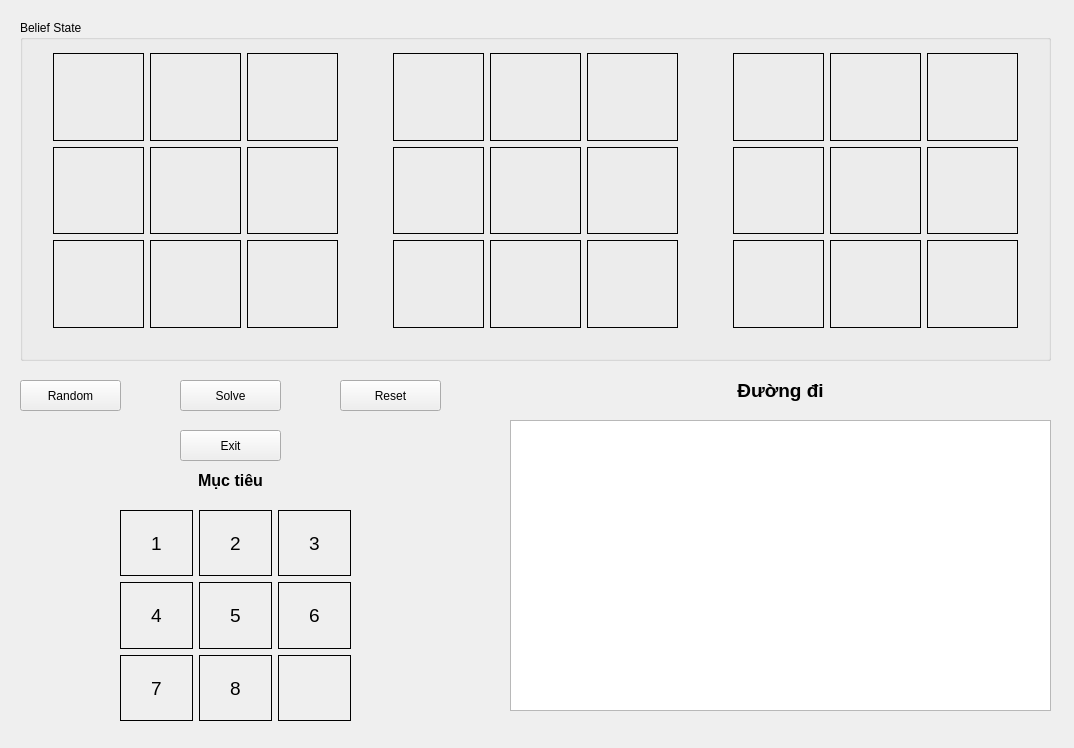
<?xml version="1.0" encoding="UTF-8"?>
<ui version="4.0">
 <class>Sensorless</class>
 <widget class="QWidget" name="Sensorless">
  <property name="geometry">
   <rect>
    <x>0</x>
    <y>0</y>
    <width>1074</width>
    <height>748</height>
   </rect>
  </property>
  <property name="windowTitle">
   <string>Form</string>
  </property>
  <widget class="QGroupBox" name="beliefState">
   <property name="geometry">
    <rect>
     <x>20</x>
     <y>20</y>
     <width>1031</width>
     <height>341</height>
    </rect>
   </property>
   <property name="title">
    <string>Belief State</string>
   </property>
   <widget class="QWidget" name="gridLayoutWidget">
    <property name="geometry">
     <rect>
      <x>30</x>
      <y>30</y>
      <width>291</width>
      <height>281</height>
     </rect>
    </property>
    <property name="layoutDirection">
     <enum>Qt::LeftToRight</enum>
    </property>
    <property name="autoFillBackground">
     <bool>false</bool>
    </property>
    <layout class="QGridLayout" name="gridLayout" rowstretch="0,0,0,0" columnstretch="0,0,0,0">
     <property name="sizeConstraint">
      <enum>QLayout::SetDefaultConstraint</enum>
     </property>
     <property name="leftMargin">
      <number>3</number>
     </property>
     <property name="topMargin">
      <number>3</number>
     </property>
     <property name="rightMargin">
      <number>3</number>
     </property>
     <property name="bottomMargin">
      <number>3</number>
     </property>
     <item row="2" column="3">
      <widget class="QLabel" name="label_1_1_2">
       <property name="font">
        <font>
         <pointsize>20</pointsize>
        </font>
       </property>
       <property name="layoutDirection">
        <enum>Qt::LeftToRight</enum>
       </property>
       <property name="autoFillBackground">
        <bool>false</bool>
       </property>
       <property name="frameShape">
        <enum>QFrame::Box</enum>
       </property>
       <property name="text">
        <string/>
       </property>
       <property name="alignment">
        <set>Qt::AlignCenter</set>
       </property>
      </widget>
     </item>
     <item row="0" column="1">
      <widget class="QLabel" name="label_1_0_1">
       <property name="font">
        <font>
         <pointsize>20</pointsize>
        </font>
       </property>
       <property name="layoutDirection">
        <enum>Qt::LeftToRight</enum>
       </property>
       <property name="autoFillBackground">
        <bool>false</bool>
       </property>
       <property name="frameShape">
        <enum>QFrame::Box</enum>
       </property>
       <property name="text">
        <string/>
       </property>
       <property name="alignment">
        <set>Qt::AlignCenter</set>
       </property>
      </widget>
     </item>
     <item row="0" column="0">
      <widget class="QLabel" name="label_1_0_0">
       <property name="font">
        <font>
         <pointsize>20</pointsize>
        </font>
       </property>
       <property name="layoutDirection">
        <enum>Qt::LeftToRight</enum>
       </property>
       <property name="autoFillBackground">
        <bool>false</bool>
       </property>
       <property name="frameShape">
        <enum>QFrame::Box</enum>
       </property>
       <property name="text">
        <string/>
       </property>
       <property name="textFormat">
        <enum>Qt::AutoText</enum>
       </property>
       <property name="scaledContents">
        <bool>false</bool>
       </property>
       <property name="alignment">
        <set>Qt::AlignCenter</set>
       </property>
       <property name="margin">
        <number>0</number>
       </property>
       <property name="indent">
        <number>-1</number>
       </property>
      </widget>
     </item>
     <item row="0" column="3">
      <widget class="QLabel" name="label_1_0_2">
       <property name="font">
        <font>
         <pointsize>20</pointsize>
        </font>
       </property>
       <property name="layoutDirection">
        <enum>Qt::LeftToRight</enum>
       </property>
       <property name="autoFillBackground">
        <bool>false</bool>
       </property>
       <property name="frameShape">
        <enum>QFrame::Box</enum>
       </property>
       <property name="text">
        <string/>
       </property>
       <property name="alignment">
        <set>Qt::AlignCenter</set>
       </property>
      </widget>
     </item>
     <item row="2" column="0">
      <widget class="QLabel" name="label_1_1_0">
       <property name="font">
        <font>
         <pointsize>20</pointsize>
        </font>
       </property>
       <property name="layoutDirection">
        <enum>Qt::LeftToRight</enum>
       </property>
       <property name="autoFillBackground">
        <bool>false</bool>
       </property>
       <property name="frameShape">
        <enum>QFrame::Box</enum>
       </property>
       <property name="text">
        <string/>
       </property>
       <property name="alignment">
        <set>Qt::AlignCenter</set>
       </property>
      </widget>
     </item>
     <item row="2" column="1">
      <widget class="QLabel" name="label_1_1_1">
       <property name="font">
        <font>
         <pointsize>20</pointsize>
        </font>
       </property>
       <property name="layoutDirection">
        <enum>Qt::LeftToRight</enum>
       </property>
       <property name="autoFillBackground">
        <bool>false</bool>
       </property>
       <property name="frameShape">
        <enum>QFrame::Box</enum>
       </property>
       <property name="text">
        <string/>
       </property>
       <property name="alignment">
        <set>Qt::AlignCenter</set>
       </property>
      </widget>
     </item>
     <item row="3" column="3">
      <widget class="QLabel" name="label_1_2_2">
       <property name="font">
        <font>
         <pointsize>20</pointsize>
        </font>
       </property>
       <property name="layoutDirection">
        <enum>Qt::LeftToRight</enum>
       </property>
       <property name="autoFillBackground">
        <bool>false</bool>
       </property>
       <property name="frameShape">
        <enum>QFrame::Box</enum>
       </property>
       <property name="text">
        <string/>
       </property>
       <property name="alignment">
        <set>Qt::AlignCenter</set>
       </property>
      </widget>
     </item>
     <item row="3" column="1">
      <widget class="QLabel" name="label_1_2_1">
       <property name="font">
        <font>
         <pointsize>20</pointsize>
        </font>
       </property>
       <property name="layoutDirection">
        <enum>Qt::LeftToRight</enum>
       </property>
       <property name="autoFillBackground">
        <bool>false</bool>
       </property>
       <property name="frameShape">
        <enum>QFrame::Box</enum>
       </property>
       <property name="text">
        <string/>
       </property>
       <property name="alignment">
        <set>Qt::AlignCenter</set>
       </property>
      </widget>
     </item>
     <item row="3" column="0">
      <widget class="QLabel" name="label_1_2_0">
       <property name="font">
        <font>
         <pointsize>20</pointsize>
        </font>
       </property>
       <property name="layoutDirection">
        <enum>Qt::LeftToRight</enum>
       </property>
       <property name="autoFillBackground">
        <bool>false</bool>
       </property>
       <property name="frameShape">
        <enum>QFrame::Box</enum>
       </property>
       <property name="text">
        <string/>
       </property>
       <property name="alignment">
        <set>Qt::AlignCenter</set>
       </property>
      </widget>
     </item>
    </layout>
   </widget>
   <widget class="QWidget" name="gridLayoutWidget_2">
    <property name="geometry">
     <rect>
      <x>370</x>
      <y>30</y>
      <width>291</width>
      <height>281</height>
     </rect>
    </property>
    <property name="layoutDirection">
     <enum>Qt::LeftToRight</enum>
    </property>
    <property name="autoFillBackground">
     <bool>false</bool>
    </property>
    <layout class="QGridLayout" name="gridLayout_3" rowstretch="0,0,0,0" columnstretch="0,0,0,0" columnminimumwidth="0,0,0,0">
     <property name="sizeConstraint">
      <enum>QLayout::SetDefaultConstraint</enum>
     </property>
     <property name="leftMargin">
      <number>3</number>
     </property>
     <property name="topMargin">
      <number>3</number>
     </property>
     <property name="rightMargin">
      <number>3</number>
     </property>
     <property name="bottomMargin">
      <number>3</number>
     </property>
     <item row="0" column="0">
      <widget class="QLabel" name="label_2_0_0">
       <property name="font">
        <font>
         <pointsize>20</pointsize>
        </font>
       </property>
       <property name="layoutDirection">
        <enum>Qt::LeftToRight</enum>
       </property>
       <property name="autoFillBackground">
        <bool>false</bool>
       </property>
       <property name="frameShape">
        <enum>QFrame::Box</enum>
       </property>
       <property name="text">
        <string/>
       </property>
       <property name="textFormat">
        <enum>Qt::AutoText</enum>
       </property>
       <property name="scaledContents">
        <bool>false</bool>
       </property>
       <property name="alignment">
        <set>Qt::AlignCenter</set>
       </property>
       <property name="margin">
        <number>0</number>
       </property>
       <property name="indent">
        <number>-1</number>
       </property>
      </widget>
     </item>
     <item row="0" column="3">
      <widget class="QLabel" name="label_2_0_2">
       <property name="font">
        <font>
         <pointsize>20</pointsize>
        </font>
       </property>
       <property name="layoutDirection">
        <enum>Qt::LeftToRight</enum>
       </property>
       <property name="autoFillBackground">
        <bool>false</bool>
       </property>
       <property name="frameShape">
        <enum>QFrame::Box</enum>
       </property>
       <property name="text">
        <string/>
       </property>
       <property name="alignment">
        <set>Qt::AlignCenter</set>
       </property>
      </widget>
     </item>
     <item row="0" column="1">
      <widget class="QLabel" name="label_2_0_1">
       <property name="font">
        <font>
         <pointsize>20</pointsize>
        </font>
       </property>
       <property name="layoutDirection">
        <enum>Qt::LeftToRight</enum>
       </property>
       <property name="autoFillBackground">
        <bool>false</bool>
       </property>
       <property name="frameShape">
        <enum>QFrame::Box</enum>
       </property>
       <property name="text">
        <string/>
       </property>
       <property name="alignment">
        <set>Qt::AlignCenter</set>
       </property>
      </widget>
     </item>
     <item row="2" column="0">
      <widget class="QLabel" name="label_2_1_0">
       <property name="font">
        <font>
         <pointsize>20</pointsize>
        </font>
       </property>
       <property name="layoutDirection">
        <enum>Qt::LeftToRight</enum>
       </property>
       <property name="autoFillBackground">
        <bool>false</bool>
       </property>
       <property name="frameShape">
        <enum>QFrame::Box</enum>
       </property>
       <property name="text">
        <string/>
       </property>
       <property name="alignment">
        <set>Qt::AlignCenter</set>
       </property>
      </widget>
     </item>
     <item row="2" column="3">
      <widget class="QLabel" name="label_2_1_2">
       <property name="font">
        <font>
         <pointsize>20</pointsize>
        </font>
       </property>
       <property name="layoutDirection">
        <enum>Qt::LeftToRight</enum>
       </property>
       <property name="autoFillBackground">
        <bool>false</bool>
       </property>
       <property name="frameShape">
        <enum>QFrame::Box</enum>
       </property>
       <property name="text">
        <string/>
       </property>
       <property name="alignment">
        <set>Qt::AlignCenter</set>
       </property>
      </widget>
     </item>
     <item row="3" column="0">
      <widget class="QLabel" name="label_2_2_0">
       <property name="font">
        <font>
         <pointsize>20</pointsize>
        </font>
       </property>
       <property name="layoutDirection">
        <enum>Qt::LeftToRight</enum>
       </property>
       <property name="autoFillBackground">
        <bool>false</bool>
       </property>
       <property name="frameShape">
        <enum>QFrame::Box</enum>
       </property>
       <property name="text">
        <string/>
       </property>
       <property name="alignment">
        <set>Qt::AlignCenter</set>
       </property>
      </widget>
     </item>
     <item row="3" column="3">
      <widget class="QLabel" name="label_2_2_2">
       <property name="font">
        <font>
         <pointsize>20</pointsize>
        </font>
       </property>
       <property name="layoutDirection">
        <enum>Qt::LeftToRight</enum>
       </property>
       <property name="autoFillBackground">
        <bool>false</bool>
       </property>
       <property name="frameShape">
        <enum>QFrame::Box</enum>
       </property>
       <property name="text">
        <string/>
       </property>
       <property name="alignment">
        <set>Qt::AlignCenter</set>
       </property>
      </widget>
     </item>
     <item row="3" column="1">
      <widget class="QLabel" name="label_2_2_1">
       <property name="font">
        <font>
         <pointsize>20</pointsize>
        </font>
       </property>
       <property name="layoutDirection">
        <enum>Qt::LeftToRight</enum>
       </property>
       <property name="autoFillBackground">
        <bool>false</bool>
       </property>
       <property name="frameShape">
        <enum>QFrame::Box</enum>
       </property>
       <property name="text">
        <string/>
       </property>
       <property name="alignment">
        <set>Qt::AlignCenter</set>
       </property>
      </widget>
     </item>
     <item row="2" column="1">
      <widget class="QLabel" name="label_2_1_1">
       <property name="font">
        <font>
         <pointsize>20</pointsize>
        </font>
       </property>
       <property name="layoutDirection">
        <enum>Qt::LeftToRight</enum>
       </property>
       <property name="autoFillBackground">
        <bool>false</bool>
       </property>
       <property name="frameShape">
        <enum>QFrame::Box</enum>
       </property>
       <property name="text">
        <string/>
       </property>
       <property name="alignment">
        <set>Qt::AlignCenter</set>
       </property>
      </widget>
     </item>
    </layout>
   </widget>
   <widget class="QWidget" name="gridLayoutWidget_3">
    <property name="geometry">
     <rect>
      <x>710</x>
      <y>30</y>
      <width>291</width>
      <height>281</height>
     </rect>
    </property>
    <property name="layoutDirection">
     <enum>Qt::LeftToRight</enum>
    </property>
    <property name="autoFillBackground">
     <bool>false</bool>
    </property>
    <layout class="QGridLayout" name="gridLayout_4" rowstretch="0,0,0,0" columnstretch="0,0,0,0" columnminimumwidth="0,0,0,0">
     <property name="sizeConstraint">
      <enum>QLayout::SetDefaultConstraint</enum>
     </property>
     <property name="leftMargin">
      <number>3</number>
     </property>
     <property name="topMargin">
      <number>3</number>
     </property>
     <property name="rightMargin">
      <number>3</number>
     </property>
     <property name="bottomMargin">
      <number>3</number>
     </property>
     <item row="3" column="1">
      <widget class="QLabel" name="label_3_2_1">
       <property name="font">
        <font>
         <pointsize>20</pointsize>
        </font>
       </property>
       <property name="layoutDirection">
        <enum>Qt::LeftToRight</enum>
       </property>
       <property name="autoFillBackground">
        <bool>false</bool>
       </property>
       <property name="frameShape">
        <enum>QFrame::Box</enum>
       </property>
       <property name="text">
        <string/>
       </property>
       <property name="alignment">
        <set>Qt::AlignCenter</set>
       </property>
      </widget>
     </item>
     <item row="2" column="1">
      <widget class="QLabel" name="label_3_1_1">
       <property name="font">
        <font>
         <pointsize>20</pointsize>
        </font>
       </property>
       <property name="layoutDirection">
        <enum>Qt::LeftToRight</enum>
       </property>
       <property name="autoFillBackground">
        <bool>false</bool>
       </property>
       <property name="frameShape">
        <enum>QFrame::Box</enum>
       </property>
       <property name="text">
        <string/>
       </property>
       <property name="alignment">
        <set>Qt::AlignCenter</set>
       </property>
      </widget>
     </item>
     <item row="3" column="0">
      <widget class="QLabel" name="label_3_2_0">
       <property name="font">
        <font>
         <pointsize>20</pointsize>
        </font>
       </property>
       <property name="layoutDirection">
        <enum>Qt::LeftToRight</enum>
       </property>
       <property name="autoFillBackground">
        <bool>false</bool>
       </property>
       <property name="frameShape">
        <enum>QFrame::Box</enum>
       </property>
       <property name="text">
        <string/>
       </property>
       <property name="alignment">
        <set>Qt::AlignCenter</set>
       </property>
      </widget>
     </item>
     <item row="2" column="0">
      <widget class="QLabel" name="label_3_1_0">
       <property name="font">
        <font>
         <pointsize>20</pointsize>
        </font>
       </property>
       <property name="layoutDirection">
        <enum>Qt::LeftToRight</enum>
       </property>
       <property name="autoFillBackground">
        <bool>false</bool>
       </property>
       <property name="frameShape">
        <enum>QFrame::Box</enum>
       </property>
       <property name="text">
        <string/>
       </property>
       <property name="alignment">
        <set>Qt::AlignCenter</set>
       </property>
      </widget>
     </item>
     <item row="0" column="1">
      <widget class="QLabel" name="label_3_0_1">
       <property name="font">
        <font>
         <pointsize>20</pointsize>
        </font>
       </property>
       <property name="layoutDirection">
        <enum>Qt::LeftToRight</enum>
       </property>
       <property name="autoFillBackground">
        <bool>false</bool>
       </property>
       <property name="frameShape">
        <enum>QFrame::Box</enum>
       </property>
       <property name="text">
        <string/>
       </property>
       <property name="alignment">
        <set>Qt::AlignCenter</set>
       </property>
      </widget>
     </item>
     <item row="2" column="3">
      <widget class="QLabel" name="label_3_1_2">
       <property name="font">
        <font>
         <pointsize>20</pointsize>
        </font>
       </property>
       <property name="layoutDirection">
        <enum>Qt::LeftToRight</enum>
       </property>
       <property name="autoFillBackground">
        <bool>false</bool>
       </property>
       <property name="frameShape">
        <enum>QFrame::Box</enum>
       </property>
       <property name="text">
        <string/>
       </property>
       <property name="alignment">
        <set>Qt::AlignCenter</set>
       </property>
      </widget>
     </item>
     <item row="0" column="0">
      <widget class="QLabel" name="label_3_0_0">
       <property name="font">
        <font>
         <pointsize>20</pointsize>
        </font>
       </property>
       <property name="layoutDirection">
        <enum>Qt::LeftToRight</enum>
       </property>
       <property name="autoFillBackground">
        <bool>false</bool>
       </property>
       <property name="frameShape">
        <enum>QFrame::Box</enum>
       </property>
       <property name="text">
        <string/>
       </property>
       <property name="textFormat">
        <enum>Qt::AutoText</enum>
       </property>
       <property name="scaledContents">
        <bool>false</bool>
       </property>
       <property name="alignment">
        <set>Qt::AlignCenter</set>
       </property>
       <property name="margin">
        <number>0</number>
       </property>
       <property name="indent">
        <number>-1</number>
       </property>
      </widget>
     </item>
     <item row="0" column="3">
      <widget class="QLabel" name="label_3_0_2">
       <property name="font">
        <font>
         <pointsize>20</pointsize>
        </font>
       </property>
       <property name="layoutDirection">
        <enum>Qt::LeftToRight</enum>
       </property>
       <property name="autoFillBackground">
        <bool>false</bool>
       </property>
       <property name="frameShape">
        <enum>QFrame::Box</enum>
       </property>
       <property name="text">
        <string/>
       </property>
       <property name="alignment">
        <set>Qt::AlignCenter</set>
       </property>
      </widget>
     </item>
     <item row="3" column="3">
      <widget class="QLabel" name="label_3_2_2">
       <property name="font">
        <font>
         <pointsize>20</pointsize>
        </font>
       </property>
       <property name="layoutDirection">
        <enum>Qt::LeftToRight</enum>
       </property>
       <property name="autoFillBackground">
        <bool>false</bool>
       </property>
       <property name="frameShape">
        <enum>QFrame::Box</enum>
       </property>
       <property name="text">
        <string/>
       </property>
       <property name="alignment">
        <set>Qt::AlignCenter</set>
       </property>
      </widget>
     </item>
    </layout>
   </widget>
  </widget>
  <widget class="QListWidget" name="listPath">
   <property name="geometry">
    <rect>
     <x>510</x>
     <y>420</y>
     <width>541</width>
     <height>291</height>
    </rect>
   </property>
  </widget>
  <widget class="QLabel" name="label_path">
   <property name="geometry">
    <rect>
     <x>510</x>
     <y>370</y>
     <width>541</width>
     <height>41</height>
    </rect>
   </property>
   <property name="font">
    <font>
     <family>Arial</family>
     <pointsize>14</pointsize>
     <weight>75</weight>
     <bold>true</bold>
    </font>
   </property>
   <property name="text">
    <string>Đường đi</string>
   </property>
   <property name="alignment">
    <set>Qt::AlignCenter</set>
   </property>
  </widget>
  <widget class="QPushButton" name="randomButton">
   <property name="geometry">
    <rect>
     <x>20</x>
     <y>380</y>
     <width>101</width>
     <height>31</height>
    </rect>
   </property>
   <property name="text">
    <string>Random</string>
   </property>
  </widget>
  <widget class="QPushButton" name="solveButton">
   <property name="geometry">
    <rect>
     <x>180</x>
     <y>380</y>
     <width>101</width>
     <height>31</height>
    </rect>
   </property>
   <property name="text">
    <string>Solve</string>
   </property>
  </widget>
  <widget class="QPushButton" name="exitButton">
   <property name="geometry">
    <rect>
     <x>180</x>
     <y>430</y>
     <width>101</width>
     <height>31</height>
    </rect>
   </property>
   <property name="text">
    <string>Exit</string>
   </property>
  </widget>
  <widget class="QPushButton" name="resetButton">
   <property name="geometry">
    <rect>
     <x>340</x>
     <y>380</y>
     <width>101</width>
     <height>31</height>
    </rect>
   </property>
   <property name="text">
    <string>Reset</string>
   </property>
  </widget>
  <widget class="QLabel" name="label_goal">
   <property name="geometry">
    <rect>
     <x>180</x>
     <y>460</y>
     <width>101</width>
     <height>41</height>
    </rect>
   </property>
   <property name="font">
    <font>
     <pointsize>12</pointsize>
     <weight>75</weight>
     <bold>true</bold>
    </font>
   </property>
   <property name="text">
    <string>Mục tiêu</string>
   </property>
   <property name="alignment">
    <set>Qt::AlignCenter</set>
   </property>
  </widget>
  <widget class="QWidget" name="gridLayoutWidget_4">
   <property name="geometry">
    <rect>
     <x>120</x>
     <y>510</y>
     <width>231</width>
     <height>211</height>
    </rect>
   </property>
   <property name="font">
    <font>
     <pointsize>14</pointsize>
    </font>
   </property>
   <property name="autoFillBackground">
    <bool>false</bool>
   </property>
   <layout class="QGridLayout" name="gridLayout_5">
    <item row="0" column="0">
     <widget class="QLabel" name="label_35">
      <property name="font">
       <font>
        <pointsize>14</pointsize>
       </font>
      </property>
      <property name="autoFillBackground">
       <bool>false</bool>
      </property>
      <property name="frameShape">
       <enum>QFrame::Box</enum>
      </property>
      <property name="frameShadow">
       <enum>QFrame::Plain</enum>
      </property>
      <property name="text">
       <string>1</string>
      </property>
      <property name="alignment">
       <set>Qt::AlignCenter</set>
      </property>
     </widget>
    </item>
    <item row="0" column="1">
     <widget class="QLabel" name="label_36">
      <property name="font">
       <font>
        <pointsize>14</pointsize>
       </font>
      </property>
      <property name="autoFillBackground">
       <bool>false</bool>
      </property>
      <property name="frameShape">
       <enum>QFrame::Box</enum>
      </property>
      <property name="frameShadow">
       <enum>QFrame::Plain</enum>
      </property>
      <property name="text">
       <string>2</string>
      </property>
      <property name="alignment">
       <set>Qt::AlignCenter</set>
      </property>
     </widget>
    </item>
    <item row="2" column="2">
     <widget class="QLabel" name="label_41">
      <property name="font">
       <font>
        <pointsize>14</pointsize>
       </font>
      </property>
      <property name="autoFillBackground">
       <bool>false</bool>
      </property>
      <property name="frameShape">
       <enum>QFrame::Box</enum>
      </property>
      <property name="frameShadow">
       <enum>QFrame::Plain</enum>
      </property>
      <property name="text">
       <string/>
      </property>
      <property name="alignment">
       <set>Qt::AlignCenter</set>
      </property>
     </widget>
    </item>
    <item row="2" column="0">
     <widget class="QLabel" name="label_39">
      <property name="font">
       <font>
        <pointsize>14</pointsize>
       </font>
      </property>
      <property name="autoFillBackground">
       <bool>false</bool>
      </property>
      <property name="frameShape">
       <enum>QFrame::Box</enum>
      </property>
      <property name="frameShadow">
       <enum>QFrame::Plain</enum>
      </property>
      <property name="text">
       <string>7</string>
      </property>
      <property name="alignment">
       <set>Qt::AlignCenter</set>
      </property>
     </widget>
    </item>
    <item row="1" column="2">
     <widget class="QLabel" name="label_38">
      <property name="font">
       <font>
        <pointsize>14</pointsize>
       </font>
      </property>
      <property name="autoFillBackground">
       <bool>false</bool>
      </property>
      <property name="frameShape">
       <enum>QFrame::Box</enum>
      </property>
      <property name="frameShadow">
       <enum>QFrame::Plain</enum>
      </property>
      <property name="text">
       <string>6</string>
      </property>
      <property name="alignment">
       <set>Qt::AlignCenter</set>
      </property>
     </widget>
    </item>
    <item row="2" column="1">
     <widget class="QLabel" name="label_40">
      <property name="font">
       <font>
        <pointsize>14</pointsize>
       </font>
      </property>
      <property name="autoFillBackground">
       <bool>false</bool>
      </property>
      <property name="frameShape">
       <enum>QFrame::Box</enum>
      </property>
      <property name="frameShadow">
       <enum>QFrame::Plain</enum>
      </property>
      <property name="text">
       <string>8</string>
      </property>
      <property name="alignment">
       <set>Qt::AlignCenter</set>
      </property>
     </widget>
    </item>
    <item row="0" column="2">
     <widget class="QLabel" name="label_33">
      <property name="font">
       <font>
        <pointsize>14</pointsize>
       </font>
      </property>
      <property name="autoFillBackground">
       <bool>false</bool>
      </property>
      <property name="frameShape">
       <enum>QFrame::Box</enum>
      </property>
      <property name="frameShadow">
       <enum>QFrame::Plain</enum>
      </property>
      <property name="text">
       <string>3</string>
      </property>
      <property name="alignment">
       <set>Qt::AlignCenter</set>
      </property>
     </widget>
    </item>
    <item row="1" column="0">
     <widget class="QLabel" name="label_34">
      <property name="font">
       <font>
        <pointsize>14</pointsize>
       </font>
      </property>
      <property name="autoFillBackground">
       <bool>false</bool>
      </property>
      <property name="frameShape">
       <enum>QFrame::Box</enum>
      </property>
      <property name="frameShadow">
       <enum>QFrame::Plain</enum>
      </property>
      <property name="text">
       <string>4</string>
      </property>
      <property name="alignment">
       <set>Qt::AlignCenter</set>
      </property>
     </widget>
    </item>
    <item row="1" column="1">
     <widget class="QLabel" name="label_37">
      <property name="font">
       <font>
        <pointsize>14</pointsize>
       </font>
      </property>
      <property name="autoFillBackground">
       <bool>false</bool>
      </property>
      <property name="frameShape">
       <enum>QFrame::Box</enum>
      </property>
      <property name="frameShadow">
       <enum>QFrame::Plain</enum>
      </property>
      <property name="text">
       <string>5</string>
      </property>
      <property name="alignment">
       <set>Qt::AlignCenter</set>
      </property>
     </widget>
    </item>
   </layout>
  </widget>
 </widget>
 <resources/>
 <connections/>
</ui>
